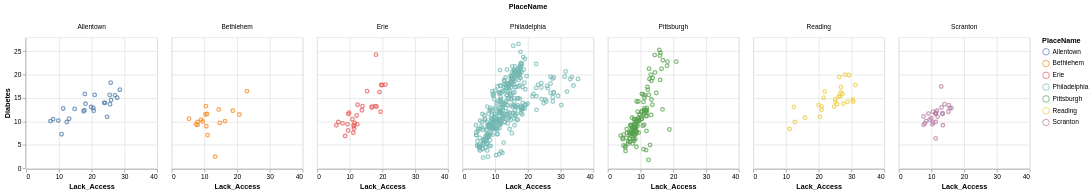

Specify this chart in Vega-Lite:
### Vega-Lite specification from a JSON file in a GitHub repository (floating-point values rounded to 4 significant figures; data arrays with more than 128 entries replaced by an {"elided": "..."} marker saying what was removed)
{"config": {"view": {"continuousWidth": 400, "continuousHeight": 300}}, "data": {"name": "data-c86d580591e40072db8e203793a5d621"}, "facet": {"column": {"type": "nominal", "field": "PlaceName"}}, "spec": {"mark": "point", "encoding": {"color": {"type": "nominal", "field": "PlaceName"}, "tooltip": [{"type": "nominal", "field": "Diabetes"}, {"type": "nominal", "field": "Lack_Access"}, {"type": "nominal", "field": "TractFIPS"}], "x": {"type": "quantitative", "field": "Lack_Access", "scale": {"zero": false}}, "y": {"type": "quantitative", "field": "Diabetes", "scale": {"zero": false}}}, "height": 200, "selection": {"selector078": {"type": "interval", "bind": "scales", "encodings": ["x", "y"]}}, "width": 200}, "$schema": "https://vega.github.io/schema/vega-lite/v4.8.1.json", "datasets": {"data-c86d580591e40072db8e203793a5d621": {"elided": "631 records"}}}
